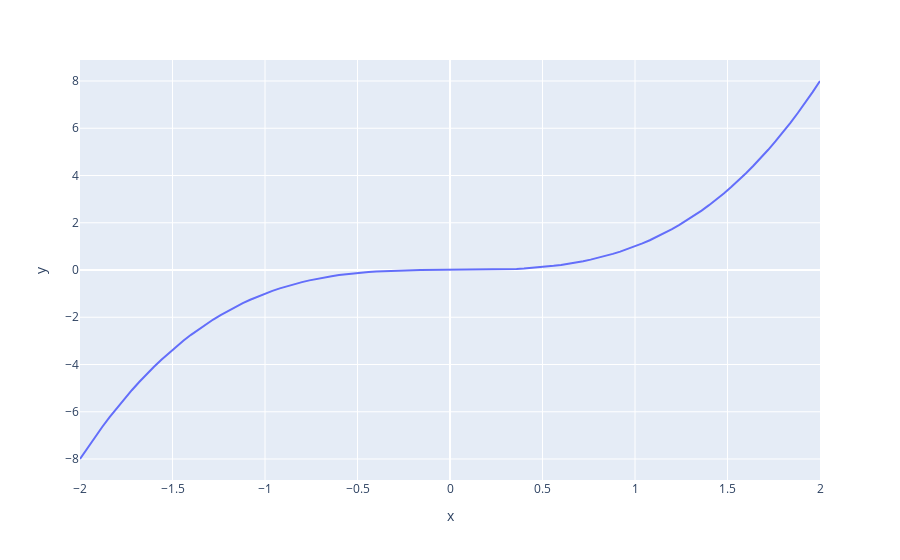

Source (notebook cell):
### Markdown cell above
Строим график:

### Code cell
fig = px.line(xy, x="x", y="y")
fig.show()
